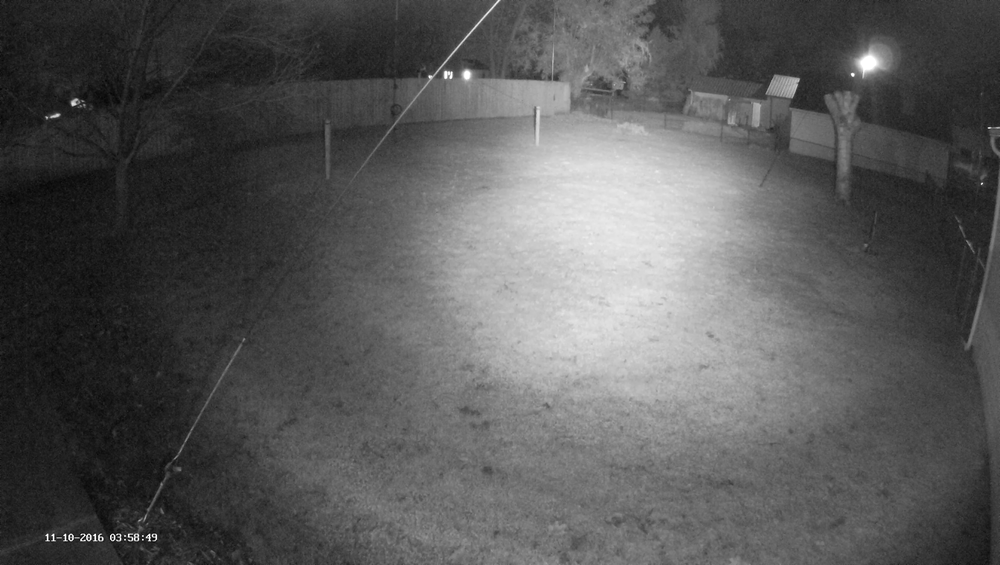
#> input picture Images/Image1.png, 1000 x 565 px, shrunk from 2688 x 1520 before the run, found by its file name
$ jupyter execute --allow-errors Assignment1_src.ipynb
#> lines starting #> are read from the running program, lines starting #| are printed output that depends on the picture
**CO-OCCURRENCE MATRIX & CONTRAST:**

LOAD IMAGE

[cell 1]
# import libraries
import numpy as np
from PIL import Image

#load Image
loaded_image = Image.open("Images\Image1.png").convert('L') #PUT THE NUMBER OF THE IMAGE YOU WANT TO LOAD HERE
#> loaded_image is the input picture: PIL image 1000x565 L; min 0, max 255, mean 88.2
#copy image
copied_image = loaded_image.copy()

1. CALCULATE THE CO-OCCURRENCE MATRIX

[cell 2]
#THIS CELL TO CALCULATE THE CO-OCCURRENCE MATRIX

#convert image to array
image_array = np.array(copied_image)
height, width = image_array.shape
#> height = 565; width = 1000

#initializing co occurrence matrix
North=256
South=256

#North/South Orientation technique mentioned in class
co_occurrence_matrix= np.zeros((North,South),dtype= int)
for i in range(height):
    if i == height-1:
            break
    for j in range(width):
        pixel = image_array[i][j]
        neighbor = image_array[i+1][j]
        co_occurrence_matrix[pixel][neighbor] += 1
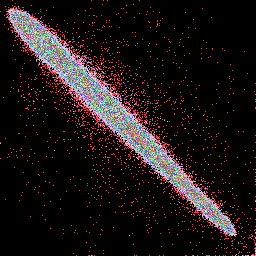
#> co_occurrence_matrix: shape (256, 256) int64; 537 distinct labels, from 0 to 673; one colour per label, 0 black

np.set_printoptions(threshold=np.inf, linewidth=np.inf)
print(co_occurrence_matrix)
#> (printed output is left out)

#> (the rest of this cell did not finish here and is left out)

[cell 3]
# [30 lines of commented-out code are left out]

2. CALCULATE CONTRAST

[cell 4]
#THIS CELL TO CALCULATE THE CONTRAST

contrast_numerator=0
for i in range(256):
    for j in range(256):
        contrast_numerator+=co_occurrence_matrix[i,j]*abs(i-j)
#> after the loop, contrast_numerator = 1987833


contrast_denominator=0
for i in range(256):
    for j in range(256):
        contrast_denominator+=abs(i-j)


contrast=contrast_numerator/contrast_denominator
#> contrast = 0.355

print(contrast)


$ run again, with Images/Image2.png copied over Images/Image1.png
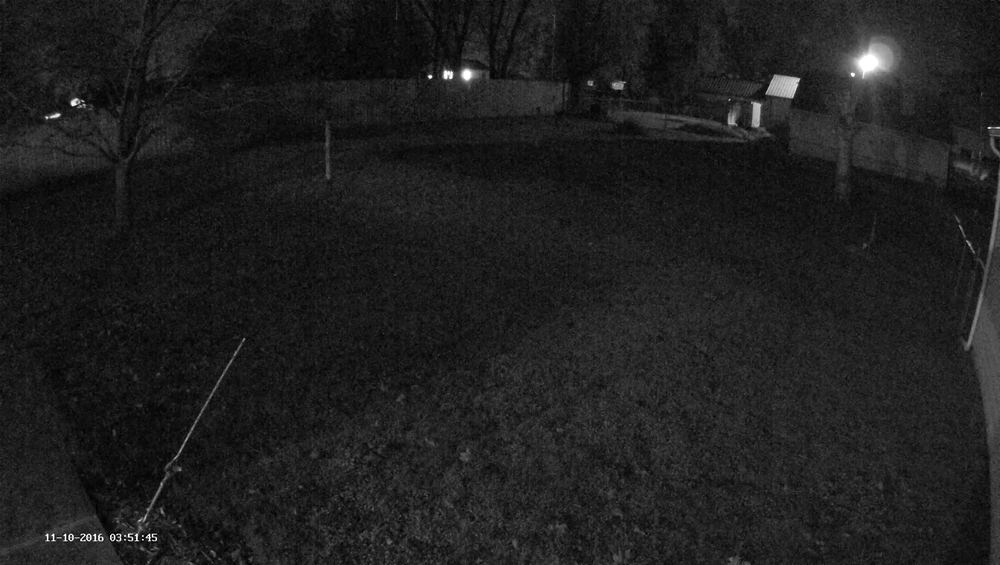
#> input picture Images/Image2.png, 1000 x 565 px, shrunk from 2688 x 1520 before the run, found by its file name
#> loaded_image is the input picture: PIL image 1000x565 L; min 0, max 255, mean 31
#> after the loop `for i in range(height):`:
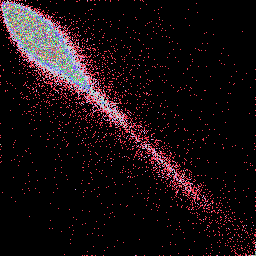
#> co_occurrence_matrix: shape (256, 256) int64; 699 distinct labels, from 0 to 1859; one colour per label, 0 black
#> (printed output is left out)
#> after the loop `for i in range(256):`: contrast_numerator = 2755468
#> contrast = 0.493

$ run again, with Images/Image4.png copied over Images/Image1.png
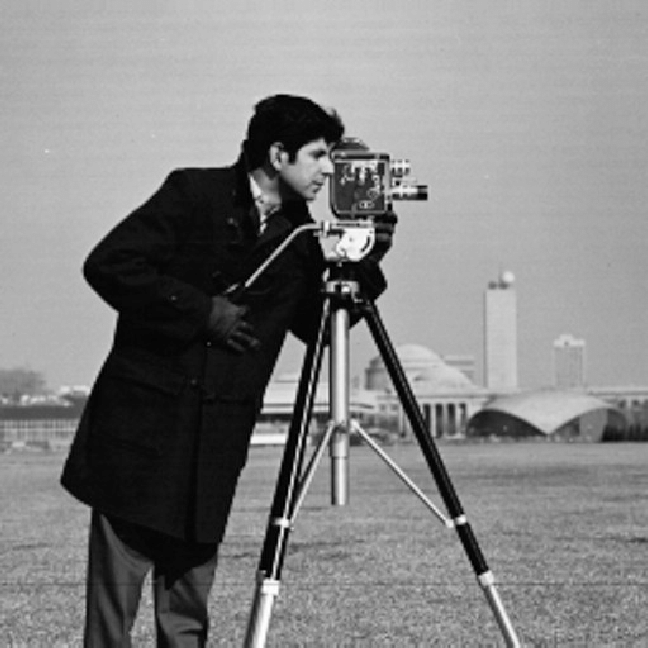
#> input picture Images/Image4.png, 648 x 648 px, found by its file name
#> after the loop `for i in range(height):`:
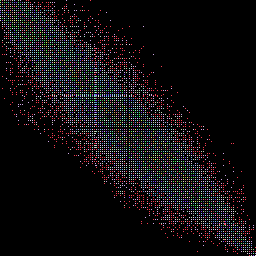
#> co_occurrence_matrix: shape (256, 256) int64; 417 distinct labels, from 0 to 14308; one colour per label, 0 black
#> (printed output is left out)
#> after the loop `for i in range(256):`: contrast_numerator = 1437792
#> contrast = 0.257
